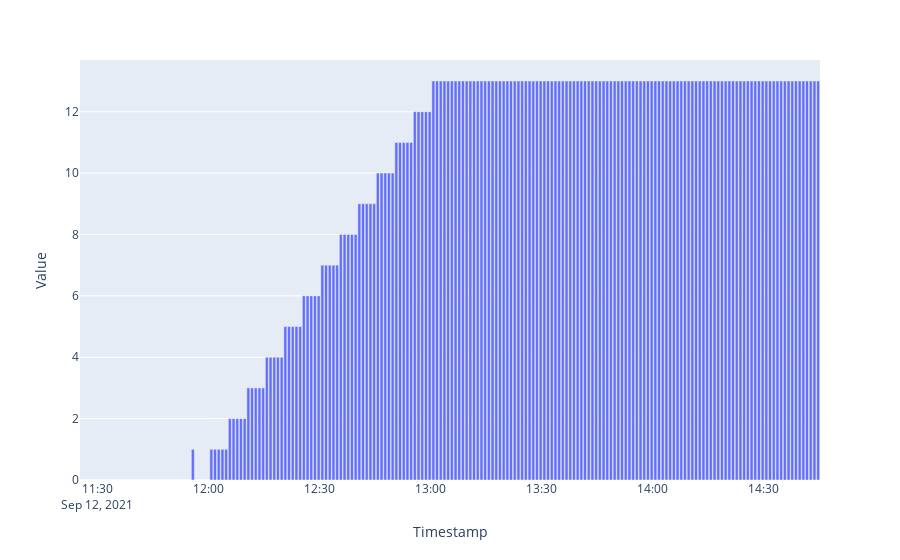

Notebook code cell kept with this figure:
### Markdown cell above
## Requests waiting

### Code cell
#df = dfs['requests_waiting']
df = df_system[ df_system.Metric == Metric.RW.value ]
fig = px.bar(df, x='Timestamp', y='Value')
fig.show()

### Figure 1 — Plotly figure (JSON) as saved in the notebook; plotly's stock layout.template omitted (floating-point values rounded to 4 significant figures; data arrays with more than 128 entries replaced by an {"elided": "..."} marker saying what was removed)
{"data": [{"alignmentgroup": "True", "hovertemplate": "Timestamp=%{x}<br>Value=%{y}<extra></extra>", "legendgroup": "", "marker": {"color": "#636efa", "pattern": {"shape": ""}}, "name": "", "offsetgroup": "", "orientation": "v", "showlegend": false, "textposition": "auto", "type": "bar", "x": {"elided": "200 str values"}, "xaxis": "x", "y": {"elided": "200 int values"}, "yaxis": "y"}], "layout": {"barmode": "relative", "legend": {"tracegroupgap": 0}, "margin": {"t": 60}, "xaxis": {"anchor": "y", "domain": [0, 1], "title": {"text": "Timestamp"}}, "yaxis": {"anchor": "x", "domain": [0, 1], "title": {"text": "Value"}}}}
